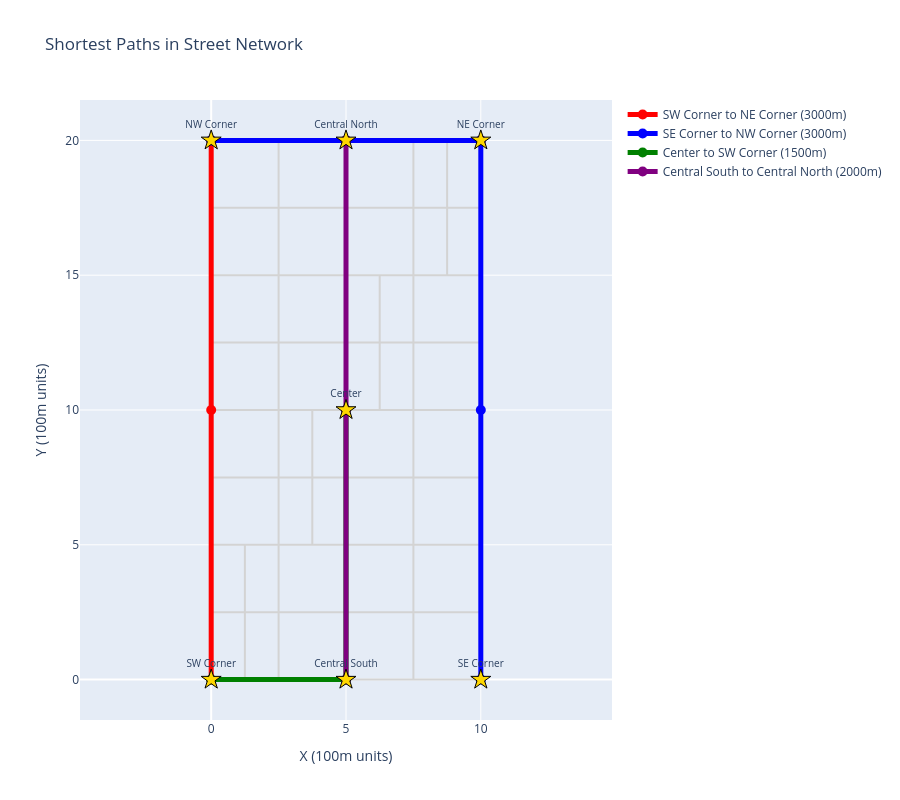

Notebook code cell kept with this figure:
### Code cell
def visualize_paths(street_data, paths_data):
    """Visualize specific paths on the network."""
    fig = go.Figure()
    
    # Draw all streets in gray
    for edge in street_data['edges']:
        start, end = edge.Vertices()
        start_c = start.Coordinates()
        end_c = end.Coordinates()
        
        fig.add_trace(go.Scatter(
            x=[start_c[0], end_c[0]],
            y=[start_c[1], end_c[1]],
            mode='lines',
            line=dict(color='lightgray', width=2),
            showlegend=False,
            hoverinfo='skip'
        ))
    
    # Draw paths with different colors
    path_colors = ['red', 'blue', 'green', 'purple']
    
    for i, pdata in enumerate(paths_data):
        path = pdata['path']
        color = path_colors[i % len(path_colors)]
        
        path_vertices = path.Vertices()
        x = [v.Coordinates()[0] for v in path_vertices]
        y = [v.Coordinates()[1] for v in path_vertices]
        
        fig.add_trace(go.Scatter(
            x=x, y=y,
            mode='lines+markers',
            line=dict(color=color, width=5),
            marker=dict(size=10, color=color),
            name=f"{pdata['from']} to {pdata['to']} ({pdata['length']:.0f}m)"
        ))
    
    # Mark key locations
    for name, (x, y) in locations.items():
        fig.add_trace(go.Scatter(
            x=[x], y=[y],
            mode='markers+text',
            marker=dict(size=15, color='gold', symbol='star', line=dict(color='black', width=1)),
            text=[name],
            textposition='top center',
            textfont=dict(size=10),
            showlegend=False,
            hoverinfo='text',
            hovertext=name
        ))
    
    fig.update_layout(
        title='Shortest Paths in Street Network',
        xaxis=dict(title='X (100m units)', scaleanchor='y', scaleratio=1),
        yaxis=dict(title='Y (100m units)'),
        width=900,
        height=800,
        showlegend=True,
        legend=dict(x=1.02, y=1)
    )
    
    return fig

fig_paths = visualize_paths(street_data, paths_data)
fig_paths.show()

### Figure 1 — Plotly figure (JSON) as saved in the notebook; plotly's stock layout.template omitted (floating-point values rounded to 4 significant figures)
{"data": [{"hoverinfo": "skip", "line": {"color": "lightgray", "width": 2}, "mode": "lines", "showlegend": false, "type": "scatter", "x": [0, 0], "y": [0, 10]}, {"hoverinfo": "skip", "line": {"color": "lightgray", "width": 2}, "mode": "lines", "showlegend": false, "type": "scatter", "x": [0, 0], "y": [10, 20]}, {"hoverinfo": "skip", "line": {"color": "lightgray", "width": 2}, "mode": "lines", "showlegend": false, "type": "scatter", "x": [5, 5], "y": [0, 10]}, {"hoverinfo": "skip", "line": {"color": "lightgray", "width": 2}, "mode": "lines", "showlegend": false, "type": "scatter", "x": [5, 5], "y": [10, 20]}, {"hoverinfo": "skip", "line": {"color": "lightgray", "width": 2}, "mode": "lines", "showlegend": false, "type": "scatter", "x": [10, 10], "y": [0, 10]}, {"hoverinfo": "skip", "line": {"color": "lightgray", "width": 2}, "mode": "lines", "showlegend": false, "type": "scatter", "x": [10, 10], "y": [10, 20]}, {"hoverinfo": "skip", "line": {"color": "lightgray", "width": 2}, "mode": "lines", "showlegend": false, "type": "scatter", "x": [0, 5], "y": [0, 0]}, {"hoverinfo": "skip", "line": {"color": "lightgray", "width": 2}, "mode": "lines", "showlegend": false, "type": "scatter", "x": [5, 10], "y": [0, 0]}, {"hoverinfo": "skip", "line": {"color": "lightgray", "width": 2}, "mode": "lines", "showlegend": false, "type": "scatter", "x": [0, 5], "y": [10, 10]}, {"hoverinfo": "skip", "line": {"color": "lightgray", "width": 2}, "mode": "lines", "showlegend": false, "type": "scatter", "x": [5, 10], "y": [10, 10]}, {"hoverinfo": "skip", "line": {"color": "lightgray", "width": 2}, "mode": "lines", "showlegend": false, "type": "scatter", "x": [0, 5], "y": [20, 20]}, {"hoverinfo": "skip", "line": {"color": "lightgray", "width": 2}, "mode": "lines", "showlegend": false, "type": "scatter", "x": [5, 10], "y": [20, 20]}, {"hoverinfo": "skip", "line": {"color": "lightgray", "width": 2}, "mode": "lines", "showlegend": false, "type": "scatter", "x": [2.5, 2.5], "y": [0, 5]}, {"hoverinfo": "skip", "line": {"color": "lightgray", "width": 2}, "mode": "lines", "showlegend": false, "type": "scatter", "x": [2.5, 2.5], "y": [5, 10]}, {"hoverinfo": "skip", "line": {"color": "lightgray", "width": 2}, "mode": "lines", "showlegend": false, "type": "scatter", "x": [2.5, 2.5], "y": [10, 15]}, {"hoverinfo": "skip", "line": {"color": "lightgray", "width": 2}, "mode": "lines", "showlegend": false, "type": "scatter", "x": [2.5, 2.5], "y": [15, 20]}, {"hoverinfo": "skip", "line": {"color": "lightgray", "width": 2}, "mode": "lines", "showlegend": false, "type": "scatter", "x": [7.5, 7.5], "y": [0, 5]}, {"hoverinfo": "skip", "line": {"color": "lightgray", "width": 2}, "mode": "lines", "showlegend": false, "type": "scatter", "x": [7.5, 7.5], "y": [5, 10]}, {"hoverinfo": "skip", "line": {"color": "lightgray", "width": 2}, "mode": "lines", "showlegend": false, "type": "scatter", "x": [7.5, 7.5], "y": [10, 15]}, {"hoverinfo": "skip", "line": {"color": "lightgray", "width": 2}, "mode": "lines", "showlegend": false, "type": "scatter", "x": [7.5, 7.5], "y": [15, 20]}, {"hoverinfo": "skip", "line": {"color": "lightgray", "width": 2}, "mode": "lines", "showlegend": false, "type": "scatter", "x": [0, 2.5], "y": [5, 5]}, {"hoverinfo": "skip", "line": {"color": "lightgray", "width": 2}, "mode": "lines", "showlegend": false, "type": "scatter", "x": [2.5, 5], "y": [5, 5]}, {"hoverinfo": "skip", "line": {"color": "lightgray", "width": 2}, "mode": "lines", "showlegend": false, "type": "scatter", "x": [5, 7.5], "y": [5, 5]}, {"hoverinfo": "skip", "line": {"color": "lightgray", "width": 2}, "mode": "lines", "showlegend": false, "type": "scatter", "x": [7.5, 10], "y": [5, 5]}, {"hoverinfo": "skip", "line": {"color": "lightgray", "width": 2}, "mode": "lines", "showlegend": false, "type": "scatter", "x": [0, 2.5], "y": [15, 15]}, {"hoverinfo": "skip", "line": {"color": "lightgray", "width": 2}, "mode": "lines", "showlegend": false, "type": "scatter", "x": [2.5, 5], "y": [15, 15]}, {"hoverinfo": "skip", "line": {"color": "lightgray", "width": 2}, "mode": "lines", "showlegend": false, "type": "scatter", "x": [5, 7.5], "y": [15, 15]}, {"hoverinfo": "skip", "line": {"color": "lightgray", "width": 2}, "mode": "lines", "showlegend": false, "type": "scatter", "x": [7.5, 10], "y": [15, 15]}, {"hoverinfo": "skip", "line": {"color": "lightgray", "width": 2}, "mode": "lines", "showlegend": false, "type": "scatter", "x": [0, 2.5], "y": [2.5, 2.5]}, {"hoverinfo": "skip", "line": {"color": "lightgray", "width": 2}, "mode": "lines", "showlegend": false, "type": "scatter", "x": [2.5, 5], "y": [2.5, 2.5]}, {"hoverinfo": "skip", "line": {"color": "lightgray", "width": 2}, "mode": "lines", "showlegend": false, "type": "scatter", "x": [5, 7.5], "y": [2.5, 2.5]}, {"hoverinfo": "skip", "line": {"color": "lightgray", "width": 2}, "mode": "lines", "showlegend": false, "type": "scatter", "x": [7.5, 10], "y": [2.5, 2.5]}, {"hoverinfo": "skip", "line": {"color": "lightgray", "width": 2}, "mode": "lines", "showlegend": false, "type": "scatter", "x": [0, 2.5], "y": [7.5, 7.5]}, {"hoverinfo": "skip", "line": {"color": "lightgray", "width": 2}, "mode": "lines", "showlegend": false, "type": "scatter", "x": [2.5, 5], "y": [7.5, 7.5]}, {"hoverinfo": "skip", "line": {"color": "lightgray", "width": 2}, "mode": "lines", "showlegend": false, "type": "scatter", "x": [5, 7.5], "y": [7.5, 7.5]}, {"hoverinfo": "skip", "line": {"color": "lightgray", "width": 2}, "mode": "lines", "showlegend": false, "type": "scatter", "x": [7.5, 10], "y": [7.5, 7.5]}, {"hoverinfo": "skip", "line": {"color": "lightgray", "width": 2}, "mode": "lines", "showlegend": false, "type": "scatter", "x": [0, 2.5], "y": [12.5, 12.5]}, {"hoverinfo": "skip", "line": {"color": "lightgray", "width": 2}, "mode": "lines", "showlegend": false, "type": "scatter", "x": [2.5, 5], "y": [12.5, 12.5]}, {"hoverinfo": "skip", "line": {"color": "lightgray", "width": 2}, "mode": "lines", "showlegend": false, "type": "scatter", "x": [5, 7.5], "y": [12.5, 12.5]}, {"hoverinfo": "skip", "line": {"color": "lightgray", "width": 2}, "mode": "lines", "showlegend": false, "type": "scatter", "x": [7.5, 10], "y": [12.5, 12.5]}, {"hoverinfo": "skip", "line": {"color": "lightgray", "width": 2}, "mode": "lines", "showlegend": false, "type": "scatter", "x": [0, 2.5], "y": [17.5, 17.5]}, {"hoverinfo": "skip", "line": {"color": "lightgray", "width": 2}, "mode": "lines", "showlegend": false, "type": "scatter", "x": [2.5, 5], "y": [17.5, 17.5]}, {"hoverinfo": "skip", "line": {"color": "lightgray", "width": 2}, "mode": "lines", "showlegend": false, "type": "scatter", "x": [5, 7.5], "y": [17.5, 17.5]}, {"hoverinfo": "skip", "line": {"color": "lightgray", "width": 2}, "mode": "lines", "showlegend": false, "type": "scatter", "x": [7.5, 10], "y": [17.5, 17.5]}, {"hoverinfo": "skip", "line": {"color": "lightgray", "width": 2}, "mode": "lines", "showlegend": false, "type": "scatter", "x": [1.25, 1.25], "y": [0, 2.5]}, {"hoverinfo": "skip", "line": {"color": "lightgray", "width": 2}, "mode": "lines", "showlegend": false, "type": "scatter", "x": [1.25, 1.25], "y": [2.5, 5]}, {"hoverinfo": "skip", "line": {"color": "lightgray", "width": 2}, "mode": "lines", "showlegend": false, "type": "scatter", "x": [3.75, 3.75], "y": [5, 7.5]}, {"hoverinfo": "skip", "line": {"color": "lightgray", "width": 2}, "mode": "lines", "showlegend": false, "type": "scatter", "x": [3.75, 3.75], "y": [7.5, 10]}, {"hoverinfo": "skip", "line": {"color": "lightgray", "width": 2}, "mode": "lines", "showlegend": false, "type": "scatter", "x": [6.25, 6.25], "y": [10, 12.5]}, {"hoverinfo": "skip", "line": {"color": "lightgray", "width": 2}, "mode": "lines", "showlegend": false, "type": "scatter", "x": [6.25, 6.25], "y": [12.5, 15]}, {"hoverinfo": "skip", "line": {"color": "lightgray", "width": 2}, "mode": "lines", "showlegend": false, "type": "scatter", "x": [8.75, 8.75], "y": [15, 17.5]}, {"hoverinfo": "skip", "line": {"color": "lightgray", "width": 2}, "mode": "lines", "showlegend": false, "type": "scatter", "x": [8.75, 8.75], "y": [17.5, 20]}, {"line": {"color": "red", "width": 5}, "marker": {"color": "red", "size": 10}, "mode": "lines+markers", "name": "SW Corner to NE Corner (3000m)", "type": "scatter", "x": [0, 0, 0, 5, 10], "y": [0, 10, 20, 20, 20]}, {"line": {"color": "blue", "width": 5}, "marker": {"color": "blue", "size": 10}, "mode": "lines+markers", "name": "SE Corner to NW Corner (3000m)", "type": "scatter", "x": [10, 10, 10, 5, 0], "y": [0, 10, 20, 20, 20]}, {"line": {"color": "green", "width": 5}, "marker": {"color": "green", "size": 10}, "mode": "lines+markers", "name": "Center to SW Corner (1500m)", "type": "scatter", "x": [5, 5, 0], "y": [10, 0, 0]}, {"line": {"color": "purple", "width": 5}, "marker": {"color": "purple", "size": 10}, "mode": "lines+markers", "name": "Central South to Central North (2000m)", "type": "scatter", "x": [5, 5, 5], "y": [0, 10, 20]}, {"hoverinfo": "text", "hovertext": "SW Corner", "marker": {"color": "gold", "line": {"color": "black", "width": 1}, "size": 15, "symbol": "star"}, "mode": "markers+text", "showlegend": false, "text": ["SW Corner"], "textfont": {"size": 10}, "textposition": "top center", "type": "scatter", "x": [0], "y": [0]}, {"hoverinfo": "text", "hovertext": "SE Corner", "marker": {"color": "gold", "line": {"color": "black", "width": 1}, "size": 15, "symbol": "star"}, "mode": "markers+text", "showlegend": false, "text": ["SE Corner"], "textfont": {"size": 10}, "textposition": "top center", "type": "scatter", "x": [10], "y": [0]}, {"hoverinfo": "text", "hovertext": "NW Corner", "marker": {"color": "gold", "line": {"color": "black", "width": 1}, "size": 15, "symbol": "star"}, "mode": "markers+text", "showlegend": false, "text": ["NW Corner"], "textfont": {"size": 10}, "textposition": "top center", "type": "scatter", "x": [0], "y": [20]}, {"hoverinfo": "text", "hovertext": "NE Corner", "marker": {"color": "gold", "line": {"color": "black", "width": 1}, "size": 15, "symbol": "star"}, "mode": "markers+text", "showlegend": false, "text": ["NE Corner"], "textfont": {"size": 10}, "textposition": "top center", "type": "scatter", "x": [10], "y": [20]}, {"hoverinfo": "text", "hovertext": "Center", "marker": {"color": "gold", "line": {"color": "black", "width": 1}, "size": 15, "symbol": "star"}, "mode": "markers+text", "showlegend": false, "text": ["Center"], "textfont": {"size": 10}, "textposition": "top center", "type": "scatter", "x": [5], "y": [10]}, {"hoverinfo": "text", "hovertext": "Central South", "marker": {"color": "gold", "line": {"color": "black", "width": 1}, "size": 15, "symbol": "star"}, "mode": "markers+text", "showlegend": false, "text": ["Central South"], "textfont": {"size": 10}, "textposition": "top center", "type": "scatter", "x": [5], "y": [0]}, {"hoverinfo": "text", "hovertext": "Central North", "marker": {"color": "gold", "line": {"color": "black", "width": 1}, "size": 15, "symbol": "star"}, "mode": "markers+text", "showlegend": false, "text": ["Central North"], "textfont": {"size": 10}, "textposition": "top center", "type": "scatter", "x": [5], "y": [20]}], "layout": {"height": 800, "legend": {"x": 1.02, "y": 1}, "showlegend": true, "title": {"text": "Shortest Paths in Street Network"}, "width": 900, "xaxis": {"scaleanchor": "y", "scaleratio": 1, "title": {"text": "X (100m units)"}}, "yaxis": {"title": {"text": "Y (100m units)"}}}}
